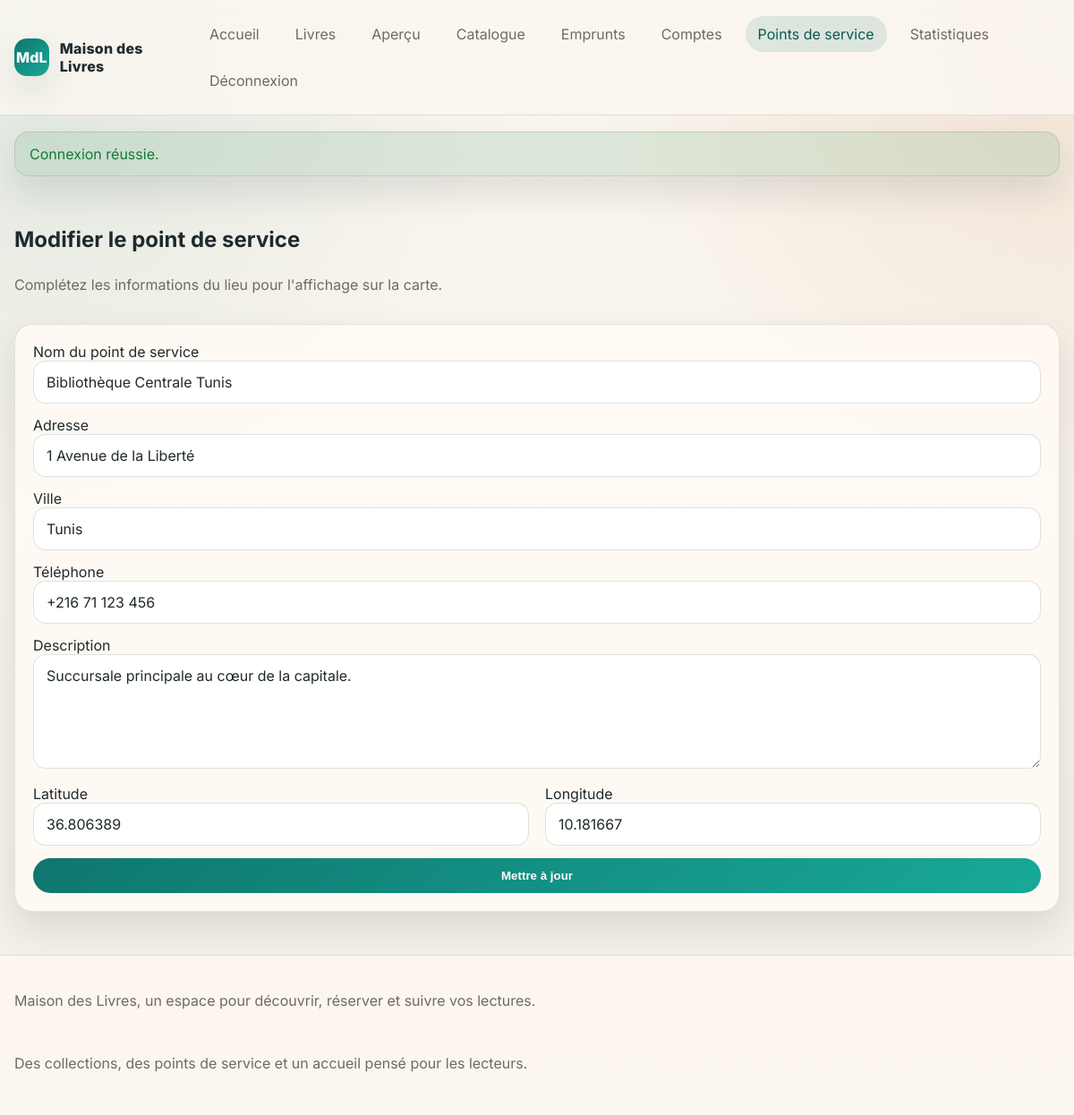
The page /admin-branch-form.php?id=1 (signed in) on the database its author committed.
### tables this page shows
CREATE TABLE bibliotheques (
    id INT UNSIGNED AUTO_INCREMENT PRIMARY KEY,
    nom VARCHAR(150) NOT NULL,
    adresse VARCHAR(255) NOT NULL,
    ville VARCHAR(120) NOT NULL,
    telephone VARCHAR(30) DEFAULT NULL,
    description TEXT DEFAULT NULL,
    latitude DECIMAL(10,7) NOT NULL,
    longitude DECIMAL(10,7) NOT NULL,
    created_at TIMESTAMP DEFAULT CURRENT_TIMESTAMP,
    updated_at TIMESTAMP NULL DEFAULT NULL ON UPDATE CURRENT_TIMESTAMP
);

### app/config/Database.php (called while the page is built)
<?php
class Database
{
    private static ?PDO $connection = null;
    public static function getConnection(): PDO
    {
        if (self::$connection === null) {
            $host = getenv('DB_HOST') ?: 'localhost';
            $name = getenv('DB_NAME') ?: 'library_management';
            $user = getenv('DB_USER') ?: 'root';
            $pass = getenv('DB_PASS') ?: '';
            $port = getenv('DB_PORT') ?: '3306';
            $dsn = 'mysql:host=' . $host . ';port=' . $port . ';dbname=' . $name . ';charset=utf8mb4';
            self::$connection = new PDO($dsn, $user, $pass, [
                PDO::ATTR_ERRMODE => PDO::ERRMODE_EXCEPTION,
                PDO::ATTR_DEFAULT_FETCH_MODE => PDO::FETCH_ASSOC,
                PDO::ATTR_EMULATE_PREPARES => false,
            ]);
        }
        return self::$connection;
    }
}

### app/core/Model.php (called while the page is built, shortened)
<?php
abstract class Model
{
    protected PDO $db;
    public function __construct()
    {
        $this->db = Database::getConnection();
    }
    protected function execute(string $sql, array $params = []): PDOStatement
    {
        $statement = $this->db->prepare($sql);
        $statement->execute($params);
        return $statement;
    }
    protected function fetchOne(string $sql, array $params = []): array|false
    {
        return $this->execute($sql, $params)->fetch();
    }
}

### app/models/Bibliotheque.php (called while the page is built, shortened)
<?php
class Bibliotheque extends Model
{
    private ?int $id = null;
    private string $nom = '';
    private string $adresse = '';
    private string $ville = '';
    private string $telephone = '';
    private string $description = '';
    private float $latitude = 0.0;
    private float $longitude = 0.0;
    private function hydrate(array $data): void
    {
        $this->id = isset($data['id']) ? (int) $data['id'] : null;
        $this->nom = $data['nom'] ?? '';
        $this->adresse = $data['adresse'] ?? '';
        $this->ville = $data['ville'] ?? '';
        $this->telephone = $data['telephone'] ?? '';
        $this->description = $data['description'] ?? '';
        $this->latitude = isset($data['latitude']) ? (float) $data['latitude'] : 0.0;
        $this->longitude = isset($data['longitude']) ? (float) $data['longitude'] : 0.0;
    }
    public function getId(): ?int { return $this->id; }
    public function getNom(): string { return $this->nom; }
    public function getAdresse(): string { return $this->adresse; }
    public function getVille(): string { return $this->ville; }
    public function getTelephone(): string { return $this->telephone; }
    public function getDescription(): string { return $this->description; }
    public function getLatitude(): float { return $this->latitude; }
    public function getLongitude(): float { return $this->longitude; }
    protected function hydrateRow(array $row): Bibliotheque
    {
        return new Bibliotheque($row);
    }
    public function find(int $id): ?Bibliotheque
    {
        $row = $this->fetchOne(
            'SELECT b.*,
                    (SELECT COUNT(*) FROM bibliotheque_livres bl WHERE bl.bibliotheque_id = b.id) AS book_count,
                    (SELECT COUNT(*) FROM emprunts e WHERE e.bibliotheque_id = b.id AND e.status IN (\'pending\', \'confirmed\')) AS current_borrowings_count
              FROM bibliotheques b
              WHERE b.id = :id
              LIMIT 1',
            ['id' => $id]
        );
        return $row ? $this->hydrateRow($row) : null;
    }
}

### app/core/helpers.php (called while the page is built, shortened)
<?php
if (!function_exists('e')) {
    function e(mixed $value): string
    {
        return htmlspecialchars((string) $value, ENT_QUOTES, 'UTF-8');
    }
}

### public/admin-branch-form.php (the view, shortened to what this page needs)
<?php
require_once __DIR__ . '/../app/core/helpers.php';
require_once __DIR__ . '/../app/config/Database.php';
require_once __DIR__ . '/../app/core/Model.php';
require_once __DIR__ . '/../app/models/Bibliotheque.php';
$model = new Bibliotheque();
$id = isset($_GET['id']) ? (int) $_GET['id'] : 0;
if ($id > 0) {
    $branch = $model->find($id);
} else {
    $branch = new Bibliotheque();
}
require __DIR__ . '/partials/header.php';
?>
<?php $isEdit = !empty($branch->getId()); ?>
<section class="section">
    <div class="section-head">
        <h1><?= $isEdit ? 'Modifier le point de service' : 'Ajouter un point de service' ?></h1>
        <p>Complétez les informations du lieu pour l'affichage sur la carte.</p>
    </div>
    <form class="panel form-stack" method="post" data-branch-form>
        <label>Nom du point de service
            <input class="form-control" type="text" name="nom" value="<?= e($branch->getNom()) ?>" required>
        </label>
        <label>Adresse
            <input class="form-control" type="text" name="adresse" value="<?= e($branch->getAdresse()) ?>" required>
        </label>
        <label>Ville
            <input class="form-control" type="text" name="ville" value="<?= e($branch->getVille()) ?>" required>
        </label>
        <label>Téléphone
            <input class="form-control" type="text" name="telephone" value="<?= e($branch->getTelephone()) ?>">
        </label>
        <label>Description
            <textarea class="form-control" name="description" rows="5"><?= e($branch->getDescription()) ?></textarea>
        </label>
        <div class="grid cards-2">
            <label>Latitude
                <input class="form-control" type="text" name="latitude" value="<?= e((string) $branch->getLatitude()) ?>" required>
            </label>
            <label>Longitude
                <input class="form-control" type="text" name="longitude" value="<?= e((string) $branch->getLongitude()) ?>" required>
            </label>
        </div>
        <button class="btn btn-primary" type="submit"><?= $isEdit ? 'Mettre à jour' : 'Créer le point de service' ?></button>
    </form>
</section>
<?php require __DIR__ . '/partials/footer.php'; ?>

### public/assets/css/style.css (style rules this page uses)
:root { --bg: #f4efe6; --surface: #fffaf3; --surface-2: #f2eadf; --text: #1f2a2e; --muted: #6f6a63; --primary: #0f766e; --primary-dark: #0a5953; --secondary: #b45309; --danger: #b42318; --success: #127a3a; --warning: #b76d0d; --border: rgba(31, 42, 46, 0.12); --shadow: 0 18px 40px rgba(27, 35, 38, 0.12); --radius: 20px; }
* { box-sizing: border-box; }
html { scroll-behavior: smooth; }
body { margin: 0; font-family: 'Inter', sans-serif; color: var(--text); background: radial-gradient(circle at top left, rgba(15, 118, 110, 0.12), transparent 34%), radial-gradient(circle at top right, rgba(180, 83, 9, 0.12), transparent 32%), linear-gradient(180deg, #fbf7f0 0%, var(--bg) 100%); min-height: 100vh; }
.hero, .section, .panel, .card, .stat-card { animation: rise 0.45s ease both; }
.hero-content, .hero-panel, .panel, .card, .stat-card { background: rgba(255, 250, 243, 0.92); border: 1px solid var(--border); border-radius: var(--radius); box-shadow: var(--shadow); }
.section { margin-top: 28px; }
.section-head { display: flex; flex-direction: column; gap: 10px; margin-bottom: 18px; }
.section-head h1, .section-head h2, .panel h1, .panel h2 { margin: 0; }
.section-head p, .muted, .lead { color: var(--muted); }
.grid { display: grid; gap: 18px; }
.cards-2 { grid-template-columns: repeat(2, minmax(0, 1fr)); }
.card, .panel, .stat-card { padding: 20px; }
.btn { display: inline-flex; align-items: center; justify-content: center; border: 0; border-radius: 999px; padding: 12px 18px; font-weight: 700; cursor: pointer; transition: transform 0.15s ease, background 0.2s ease, color 0.2s ease, border-color 0.2s ease; }
.btn-primary { background: linear-gradient(135deg, var(--primary), #18a999); color: #fff; }
.form-control, textarea.form-control, select.form-control { width: 100%; padding: 13px 14px; border-radius: 14px; border: 1px solid rgba(31, 42, 46, 0.14); background: #fff; color: var(--text); font: inherit; }
.form-stack { display: grid; gap: 14px; }

### rows shown on the page
bibliotheques: nom "Bibliothèque Centrale Tunis", adresse "1 Avenue de la Liberté", ville "Tunis", telephone "+216 71 123 456", description "Succursale principale au cœur de la capitale.", latitude "36.806389", longitude "10.181667"

### other values the page prints
$flash['message'] "Connexion réussie."
